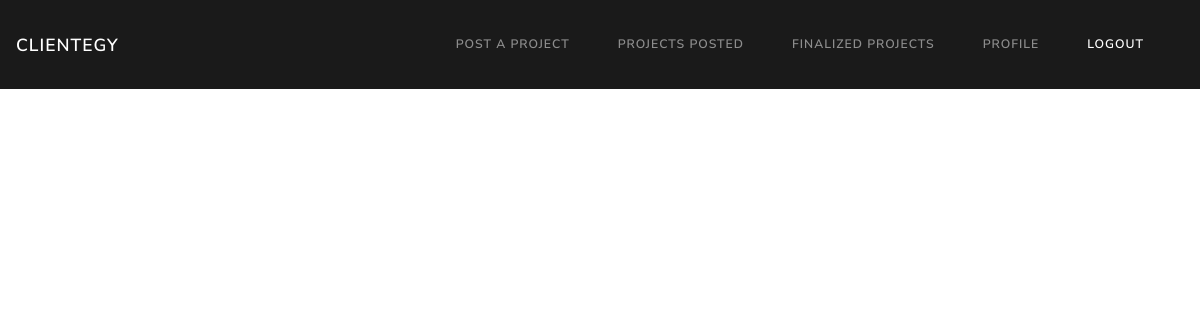
The app's page /client_posted_projects/0/, older data.
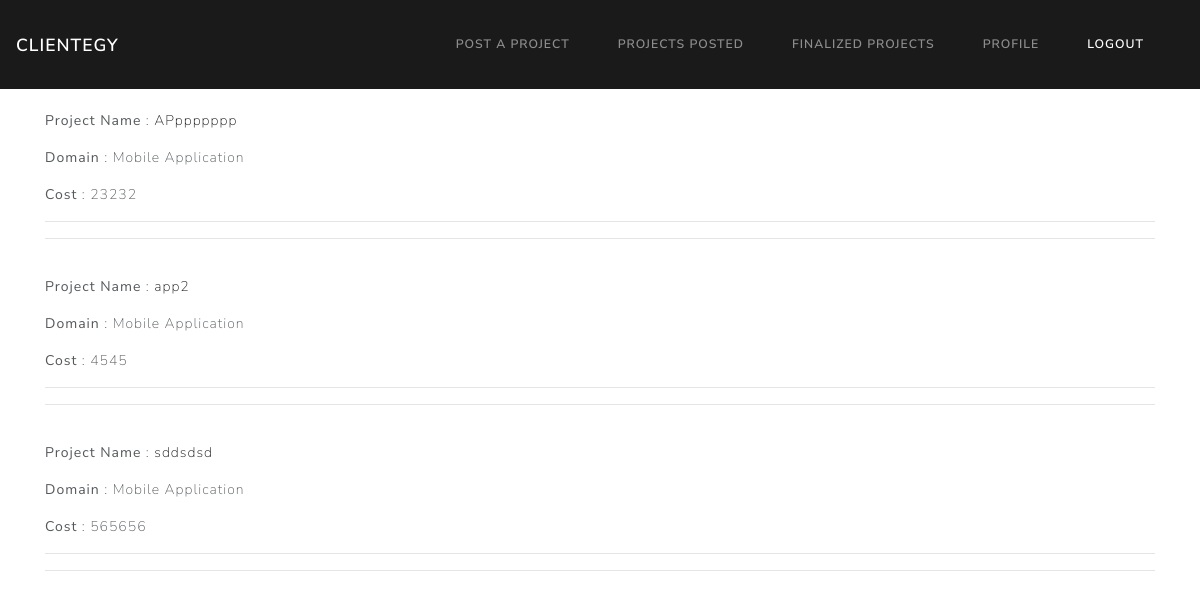
The same page, newer data.
### clientegy/models.py (models this page shows)
class Project(models.Model) :
    project_id = models.AutoField(primary_key= True)
    client_id=models.IntegerField(default=None)
    title = models.TextField()
    description = models.TextField()
    domain = models.TextField()
    lvl_exp = models.TextField()
    price_range = models.IntegerField()
    proj_selected_flag = models.BooleanField(default=False)

### clientegy/views.py (the view)
# urls.py: path('client_posted_projects/<int:client_id>/',posted_project),
def posted_project(request,client_id):
    particualarClientproj= Project.objects.filter(client_id=client_id)
    return render(request,'client_posted_projects.html',{'client_id': client_id,'posts':particualarClientproj})

### clientegy/templates/client_posted_projects.html
{% extends 'base_client.html'%}
{% block body%}
{% for post in posts %}
<div class='container'>
    <div>
      <br><p><b>Project Name</b> : <a href="/viewproject_client/{{client_id}}&{{post.project_id}}/">{{post.title}}</a></p>
      <p><b>Domain</b> : {{post.domain}}</p>
      <b>Cost</b> : {{post.price_range}}</p><hr><hr>
    </div>
</div>
{% endfor%}
{% endblock%}

Row changes from the older to the newer data that the page shows:
added Project: title "APppppppp", domain "Mobile Application", price_range "23232"
added Project: title "app2", domain "Mobile Application", price_range "4545"
added Project: title "sddsdsd", domain "Mobile Application", price_range "565656"
